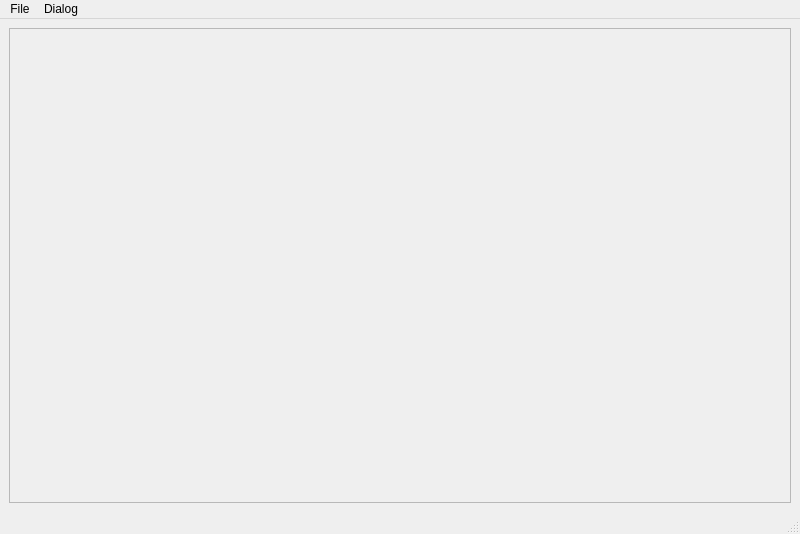
<?xml version="1.0" encoding="UTF-8"?>
<ui version="4.0">
 <class>MainWindow</class>
 <widget class="QMainWindow" name="MainWindow">
  <property name="geometry">
   <rect>
    <x>0</x>
    <y>0</y>
    <width>800</width>
    <height>534</height>
   </rect>
  </property>
  <property name="windowTitle">
   <string>MainWindow</string>
  </property>
  <widget class="QWidget" name="centralwidget">
   <layout class="QGridLayout" name="gridLayout">
    <item row="0" column="0">
     <widget class="QScrollArea" name="scrollArea">
      <property name="enabled">
       <bool>true</bool>
      </property>
      <property name="verticalScrollBarPolicy">
       <enum>Qt::ScrollBarPolicy::ScrollBarAsNeeded</enum>
      </property>
      <property name="horizontalScrollBarPolicy">
       <enum>Qt::ScrollBarPolicy::ScrollBarAsNeeded</enum>
      </property>
      <property name="widgetResizable">
       <bool>true</bool>
      </property>
      <widget class="MyWidget" name="myWidget">
       <property name="geometry">
        <rect>
         <x>0</x>
         <y>0</y>
         <width>776</width>
         <height>459</height>
        </rect>
       </property>
       <property name="minimumSize">
        <size>
         <width>0</width>
         <height>0</height>
        </size>
       </property>
       <property name="autoFillBackground">
        <bool>true</bool>
       </property>
      </widget>
     </widget>
    </item>
   </layout>
  </widget>
  <widget class="QMenuBar" name="menubar">
   <property name="geometry">
    <rect>
     <x>0</x>
     <y>0</y>
     <width>800</width>
     <height>26</height>
    </rect>
   </property>
   <widget class="QMenu" name="menuFile">
    <property name="title">
     <string>File</string>
    </property>
    <addaction name="actionSave"/>
    <addaction name="actionOpen"/>
    <addaction name="actionNew"/>
    <addaction name="actionQuit"/>
   </widget>
   <widget class="QMenu" name="menuDialog">
    <property name="title">
     <string>Dialog</string>
    </property>
    <addaction name="actionMain_dialog"/>
    <addaction name="actionAdd_dialog"/>
   </widget>
   <addaction name="menuFile"/>
   <addaction name="menuDialog"/>
  </widget>
  <widget class="QStatusBar" name="statusbar"/>
  <action name="actionSave">
   <property name="text">
    <string>Save</string>
   </property>
  </action>
  <action name="actionOpen">
   <property name="text">
    <string>Open</string>
   </property>
  </action>
  <action name="actionNew">
   <property name="text">
    <string>New</string>
   </property>
  </action>
  <action name="actionQuit">
   <property name="text">
    <string>Quit</string>
   </property>
  </action>
  <action name="actionMain_dialog">
   <property name="text">
    <string>Main dialog</string>
   </property>
  </action>
  <action name="actionAdd_dialog">
   <property name="text">
    <string>Add dialog</string>
   </property>
  </action>
 </widget>
 <customwidgets>
  <customwidget>
   <class>MyWidget</class>
   <extends>QWidget</extends>
   <header>mywidget.h</header>
   <container>1</container>
  </customwidget>
 </customwidgets>
 <resources/>
 <connections/>
</ui>
